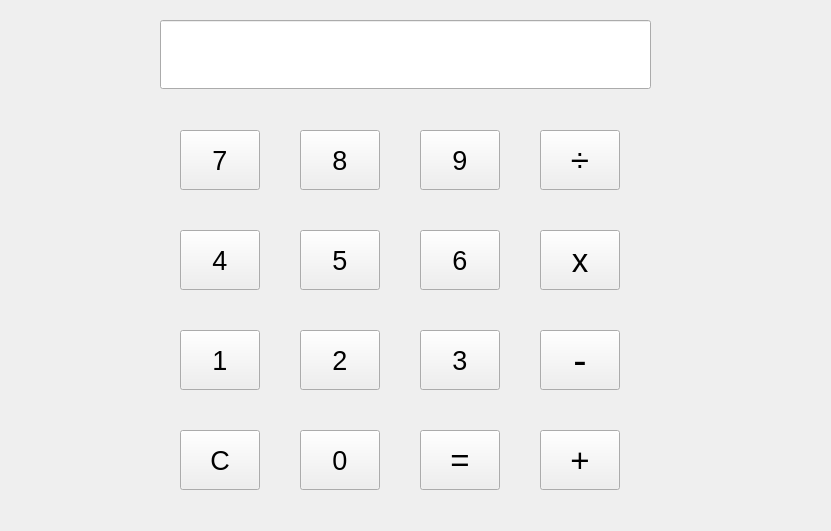
<?xml version="1.0" encoding="UTF-8"?>
<ui version="4.0">
 <class>Widget</class>
 <widget class="QWidget" name="Widget">
  <property name="geometry">
   <rect>
    <x>0</x>
    <y>0</y>
    <width>831</width>
    <height>531</height>
   </rect>
  </property>
  <property name="windowTitle">
   <string>Widget</string>
  </property>
  <widget class="QLineEdit" name="lineEdit">
   <property name="geometry">
    <rect>
     <x>160</x>
     <y>20</y>
     <width>491</width>
     <height>69</height>
    </rect>
   </property>
   <property name="font">
    <font>
     <pointsize>20</pointsize>
    </font>
   </property>
   <property name="autoFillBackground">
    <bool>false</bool>
   </property>
   <property name="alignment">
    <set>Qt::AlignRight|Qt::AlignTrailing|Qt::AlignVCenter</set>
   </property>
  </widget>
  <widget class="QPushButton" name="btnNum0">
   <property name="geometry">
    <rect>
     <x>300</x>
     <y>430</y>
     <width>80</width>
     <height>60</height>
    </rect>
   </property>
   <property name="font">
    <font>
     <pointsize>20</pointsize>
    </font>
   </property>
   <property name="text">
    <string>0</string>
   </property>
  </widget>
  <widget class="QPushButton" name="btnNum1">
   <property name="geometry">
    <rect>
     <x>180</x>
     <y>330</y>
     <width>80</width>
     <height>60</height>
    </rect>
   </property>
   <property name="font">
    <font>
     <pointsize>20</pointsize>
    </font>
   </property>
   <property name="text">
    <string>1</string>
   </property>
  </widget>
  <widget class="QPushButton" name="btnNum4">
   <property name="geometry">
    <rect>
     <x>180</x>
     <y>230</y>
     <width>80</width>
     <height>60</height>
    </rect>
   </property>
   <property name="font">
    <font>
     <pointsize>20</pointsize>
    </font>
   </property>
   <property name="text">
    <string>4</string>
   </property>
  </widget>
  <widget class="QPushButton" name="btnNum3">
   <property name="geometry">
    <rect>
     <x>420</x>
     <y>330</y>
     <width>80</width>
     <height>60</height>
    </rect>
   </property>
   <property name="font">
    <font>
     <pointsize>20</pointsize>
    </font>
   </property>
   <property name="text">
    <string>3</string>
   </property>
  </widget>
  <widget class="QPushButton" name="btnClear">
   <property name="geometry">
    <rect>
     <x>180</x>
     <y>430</y>
     <width>80</width>
     <height>60</height>
    </rect>
   </property>
   <property name="font">
    <font>
     <pointsize>20</pointsize>
    </font>
   </property>
   <property name="text">
    <string>C</string>
   </property>
   <property name="iconSize">
    <size>
     <width>40</width>
     <height>40</height>
    </size>
   </property>
  </widget>
  <widget class="QPushButton" name="btnNum5">
   <property name="geometry">
    <rect>
     <x>300</x>
     <y>230</y>
     <width>80</width>
     <height>60</height>
    </rect>
   </property>
   <property name="font">
    <font>
     <pointsize>20</pointsize>
    </font>
   </property>
   <property name="text">
    <string>5</string>
   </property>
  </widget>
  <widget class="QPushButton" name="btnNum9">
   <property name="geometry">
    <rect>
     <x>420</x>
     <y>130</y>
     <width>80</width>
     <height>60</height>
    </rect>
   </property>
   <property name="font">
    <font>
     <pointsize>20</pointsize>
    </font>
   </property>
   <property name="text">
    <string>9</string>
   </property>
  </widget>
  <widget class="QPushButton" name="btnSub">
   <property name="geometry">
    <rect>
     <x>540</x>
     <y>330</y>
     <width>80</width>
     <height>60</height>
    </rect>
   </property>
   <property name="font">
    <font>
     <pointsize>30</pointsize>
    </font>
   </property>
   <property name="text">
    <string>-</string>
   </property>
   <property name="iconSize">
    <size>
     <width>16</width>
     <height>16</height>
    </size>
   </property>
  </widget>
  <widget class="QPushButton" name="btnEqual">
   <property name="geometry">
    <rect>
     <x>420</x>
     <y>430</y>
     <width>80</width>
     <height>60</height>
    </rect>
   </property>
   <property name="font">
    <font>
     <pointsize>25</pointsize>
    </font>
   </property>
   <property name="text">
    <string>=</string>
   </property>
  </widget>
  <widget class="QPushButton" name="btnNum6">
   <property name="geometry">
    <rect>
     <x>420</x>
     <y>230</y>
     <width>80</width>
     <height>60</height>
    </rect>
   </property>
   <property name="font">
    <font>
     <pointsize>20</pointsize>
    </font>
   </property>
   <property name="text">
    <string>6</string>
   </property>
  </widget>
  <widget class="QPushButton" name="btnNum8">
   <property name="geometry">
    <rect>
     <x>300</x>
     <y>130</y>
     <width>80</width>
     <height>60</height>
    </rect>
   </property>
   <property name="font">
    <font>
     <pointsize>20</pointsize>
    </font>
   </property>
   <property name="text">
    <string>8</string>
   </property>
  </widget>
  <widget class="QPushButton" name="btnNum2">
   <property name="geometry">
    <rect>
     <x>300</x>
     <y>330</y>
     <width>80</width>
     <height>60</height>
    </rect>
   </property>
   <property name="font">
    <font>
     <pointsize>20</pointsize>
    </font>
   </property>
   <property name="text">
    <string>2</string>
   </property>
  </widget>
  <widget class="QPushButton" name="btnMul">
   <property name="geometry">
    <rect>
     <x>540</x>
     <y>230</y>
     <width>80</width>
     <height>60</height>
    </rect>
   </property>
   <property name="font">
    <font>
     <pointsize>25</pointsize>
    </font>
   </property>
   <property name="text">
    <string>x</string>
   </property>
  </widget>
  <widget class="QPushButton" name="btnNum7">
   <property name="geometry">
    <rect>
     <x>180</x>
     <y>130</y>
     <width>80</width>
     <height>60</height>
    </rect>
   </property>
   <property name="font">
    <font>
     <pointsize>20</pointsize>
    </font>
   </property>
   <property name="text">
    <string>7</string>
   </property>
  </widget>
  <widget class="QPushButton" name="btnPlus">
   <property name="geometry">
    <rect>
     <x>540</x>
     <y>430</y>
     <width>80</width>
     <height>60</height>
    </rect>
   </property>
   <property name="font">
    <font>
     <pointsize>25</pointsize>
    </font>
   </property>
   <property name="text">
    <string>+</string>
   </property>
  </widget>
  <widget class="QPushButton" name="btnDiv">
   <property name="geometry">
    <rect>
     <x>540</x>
     <y>130</y>
     <width>80</width>
     <height>60</height>
    </rect>
   </property>
   <property name="font">
    <font>
     <pointsize>25</pointsize>
    </font>
   </property>
   <property name="text">
    <string>÷</string>
   </property>
  </widget>
 </widget>
 <layoutdefault spacing="6" margin="11"/>
 <resources/>
 <connections/>
</ui>
